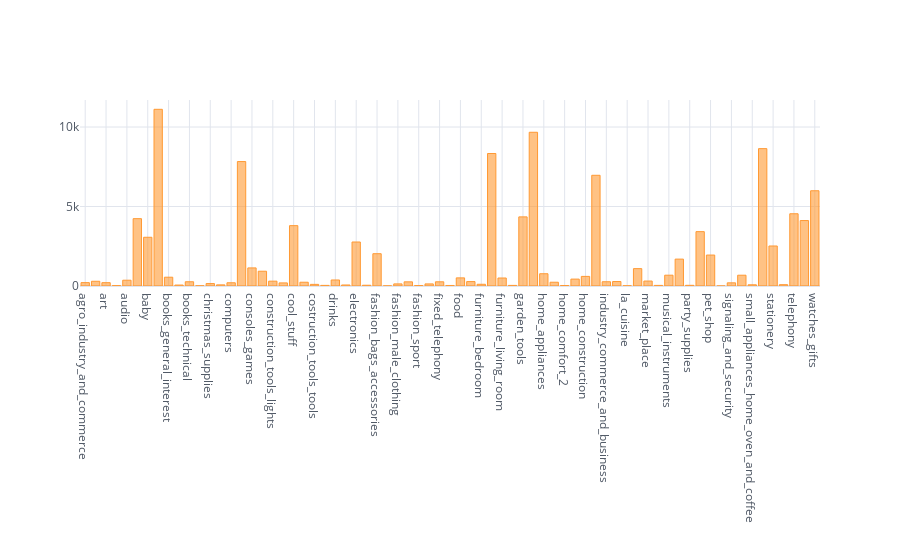

This figure's notebook cell:
### Markdown cell above
- 참고: https://nbviewer.jupyter.org/gist/santosjorge/f3b07b2be8094deea8c6

### Code cell
products_category_order.iplot(kind='bar', theme='white')

### Figure 1 — Plotly figure (JSON) as saved in the notebook; plotly's stock layout.template omitted (floating-point values rounded to 4 significant figures)
{"data": [{"marker": {"color": "rgba(255, 153, 51, 0.6)", "line": {"color": "rgba(255, 153, 51, 1.0)", "width": 1}}, "name": "order_count", "orientation": "v", "text": "", "type": "bar", "x": ["agro_industry_and_commerce", "air_conditioning", "art", "arts_and_craftmanship", "audio", "auto", "baby", "bed_bath_table", "books_general_interest", "books_imported", "books_technical", "cds_dvds_musicals", "christmas_supplies", "cine_photo", "computers", "computers_accessories", "consoles_games", "construction_tools_construction", "construction_tools_lights", "construction_tools_safety", "cool_stuff", "costruction_tools_garden", "costruction_tools_tools", "diapers_and_hygiene", "drinks", "dvds_blu_ray", "electronics", "fashio_female_clothing", "fashion_bags_accessories", "fashion_childrens_clothes", "fashion_male_clothing", "fashion_shoes", "fashion_sport", "fashion_underwear_beach", "fixed_telephony", "flowers", "food", "food_drink", "furniture_bedroom", "furniture_decor", "furniture_living_room", "furniture_mattress_and_upholstery", "garden_tools", "health_beauty", "home_appliances", "home_appliances_2", "home_comfort_2", "home_confort", "home_construction", "housewares", "industry_commerce_and_business", "kitchen_dining_laundry_garden_furniture", "la_cuisine", "luggage_accessories", "market_place", "music", "musical_instruments", "office_furniture", "party_supplies", "perfumery", "pet_shop", "security_and_services", "signaling_and_security", "small_appliances", "small_appliances_home_oven_and_coffee", "sports_leisure", "stationery", "tablets_printing_image", "telephony", "toys", "watches_gifts"], "y": [212, 297, 209, 24, 364, 4235, 3065, 11115, 553, 60, 267, 14, 153, 72, 203, 7827, 1137, 929, 304, 194, 3796, 238, 103, 39, 379, 64, 2767, 48, 2031, 8, 132, 262, 30, 131, 264, 33, 510, 278, 109, 8334, 503, 38, 4347, 9670, 771, 238, 30, 434, 604, 6964, 268, 281, 14, 1092, 311, 38, 680, 1691, 43, 3419, 1947, 2, 199, 679, 76, 8641, 2517, 83, 4545, 4117, 5991]}], "layout": {"legend": {"bgcolor": "#FFFFFF", "font": {"color": "#4D5663"}}, "paper_bgcolor": "#FFFFFF", "plot_bgcolor": "#FFFFFF", "title": {"font": {"color": "#4D5663"}}, "xaxis": {"gridcolor": "#E1E5ED", "showgrid": true, "tickfont": {"color": "#4D5663"}, "title": {"font": {"color": "#4D5663"}, "text": ""}, "zerolinecolor": "#E1E5ED"}, "yaxis": {"gridcolor": "#E1E5ED", "showgrid": true, "tickfont": {"color": "#4D5663"}, "title": {"font": {"color": "#4D5663"}, "text": ""}, "zerolinecolor": "#E1E5ED"}}}
